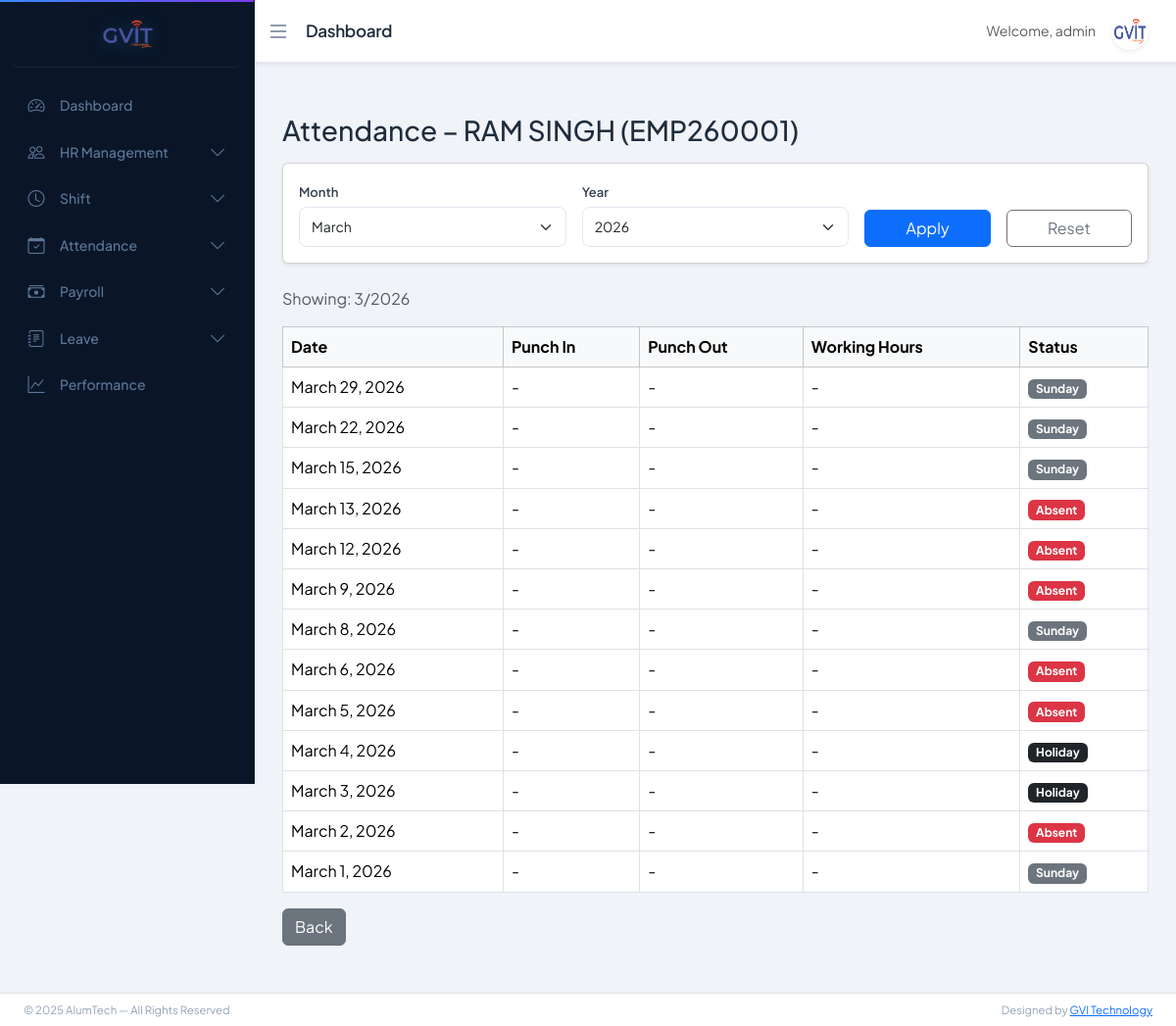
Screenshot of /dashboard/attendance/employee/4/ (signed in) with the database file from the repository.
### app/models.py (models this page shows, shortened)
class Employee(models.Model):
    BLOOD_GROUP_CHOICES = [
        ('A+', 'A+'), ('A-', 'A-'),
        ('B+', 'B+'), ('B-', 'B-'),
        ('O+', 'O+'), ('O-', 'O-'),
        ('AB+', 'AB+'), ('AB-', 'AB-'),
    ]
    BACHELOR_CHOICES = [
        ('BCom', 'B.Com'),
        ('BSc', 'B.Sc'),
        ('BA', 'B.A'),
        ('BTech', 'B.Tech'),
    ]
    MASTER_CHOICES = [
        ('MCom', 'M.Com'),
        ('MSc', 'M.Sc'),
        ('MA', 'M.A'),
        ('MTech', 'M.Tech'),
    ]
    first_name = models.CharField(max_length=50)
    middle_name = models.CharField(max_length=50, blank=True)
    last_name = models.CharField(max_length=50)
    gender = models.CharField(max_length=10,choices=[('Male','Male'),('Female','Female'),('Other','Other')])
    blood_group = models.CharField(max_length=10, choices=BLOOD_GROUP_CHOICES, blank=True, null=True)
    date_of_birth = models.DateField(null=True, blank=True)
    father_name = models.CharField(max_length=100, blank=True)
    mother_name = models.CharField(max_length=100, blank=True)
    user = models.OneToOneField(User, on_delete=models.CASCADE, null=True, blank=True, related_name='employee_profile')
    email = models.EmailField(unique=True)
    contact_no = models.CharField(max_length=15)
    emergency_contact = models.CharField(max_length=15)
    address = models.TextField(blank=True, null=True)
    permanent_address = models.TextField(blank=True, null=True)
    bachelor_degree = models.CharField(max_length=10, choices=BACHELOR_CHOICES, blank=True, null=True)
    master_degree = models.CharField(max_length=10, choices=MASTER_CHOICES, blank=True, null=True)
    employee_id = models.CharField(max_length=20, unique=True)
    role = models.CharField(
    max_length=20,
    choices=[
        ('HR','HR'),
        ('ACCOUNTS','Accounts'),
        ('EMPLOYEE','Employee')
    ],
    default='EMPLOYEE'
)
    department = models.ForeignKey(Department, on_delete=models.PROTECT)
    designation = models.ForeignKey(Designation, on_delete=models.PROTECT)
    date_of_joining = models.DateField(blank=True, null=True)
    photo = models.ImageField(upload_to='employees/', blank=True, null=True)
    pan_no = models.CharField(max_length=10,blank=True,null=True)
    Aadhar_no = models.CharField(max_length=12,blank=True,null=True)
    Bank_name = models.CharField(max_length=50,blank=True,null=True)
    acc_no = models.CharField(max_length=15,blank=True,null=True)
    ifsc_no = models.CharField(max_length=15,blank=True,null=True)
    branch_name = models.CharField(max_length=50,blank=True,null=True)
    is_active = models.BooleanField(default=True)
    created_at = models.DateTimeField(auto_now_add=True)
    lwp_balance = models.IntegerField(default=0)
    generated_at = models.DateField(blank=True, null=True)
    created_by = models.ForeignKey(User, on_delete=models.SET_NULL, null=True, blank=True, related_name='created_employees')
    def full_name(self):
        return f"{self.first_name} {self.middle_name} {self.last_name}".strip()

class Attendance(models.Model):
    employee = models.ForeignKey(
        Employee,
        on_delete=models.CASCADE,
        related_name="attendance_records"
    )
    date = models.DateField(default=timezone.localdate)
    punch_in = models.DateTimeField(null=True, blank=True)
    punch_out = models.DateTimeField(null=True, blank=True)
    working_hours = models.DecimalField(
        max_digits=5,
        decimal_places=2,
        null=True,
        blank=True
    )
    status = models.CharField(
        max_length=20,
        choices=[
            ('Present', 'Present'),
            ('Late', 'Late'),
            ('Half Day', 'Half Day'),
            ('LWP', 'Leave With Pay'),
            ('Leave', 'Leave'),
            ('Holiday', 'Holiday'),
            ('Absent', 'Absent'),
        ],
        default='Absent'
    )
    is_processed = models.BooleanField(default=False)
    class Meta:
        ordering = ['-date']
        unique_together = ('employee', 'date')

class Holiday(models.Model):
    name = models.CharField(max_length=100)
    date = models.DateField(unique=True)

### app/views.py (the view, shortened to what this page needs)
# urls.py: path('dashboard/attendance/employee/<int:emp_id>/',views.admin_employee_attendance_detail,name='admin_employee_attendance_detail'),
@staff_member_required
def admin_employee_attendance_detail(request, emp_id):
    employee = get_object_or_404(Employee, id=emp_id)
    today = date.today()
    selected_month = request.GET.get("month")
    selected_year = request.GET.get("year")
    if selected_month and selected_year:
        month = int(selected_month)
        year = int(selected_year)
    else:
        month = today.month
        year = today.year
    start_date = date(year, month, 1)
    end_date = date(year, month, calendar.monthrange(year, month)[1])
    attendances = Attendance.objects.filter(
        employee=employee,
        date__range=(start_date, end_date)
    )
    leaves = Leave.objects.filter(
        employee=employee,
        status="Approved",
        start_date__lte=end_date,
        end_date__gte=start_date
    )
    holidays = Holiday.objects.filter(
        date__range=(start_date, end_date)
    )
    rows = {}
    for att in attendances:
        rows[att.date] = {
            'date': att.date,
            'punch_in': att.punch_in,
            'punch_out': att.punch_out,
            'working_hours': att.working_hours,
            'status': att.status
        }
    for holiday in holidays:
        if holiday.date not in rows:
            rows[holiday.date] = {
                'date': holiday.date,
                'punch_in': None,
                'punch_out': None,
                'working_hours': None,
                'status': 'Holiday'
            }
    current = start_date
    while current <= end_date:
        if current.weekday() == 6 and current not in rows:
            rows[current] = {
                'date': current,
                'punch_in': None,
                'punch_out': None,
                'working_hours': None,
                'status': 'Sunday'
            }
        current += timedelta(days=1)
    history = sorted(rows.values(), key=lambda x: x['date'], reverse=True)
    return render(
        request,
        'admin/attendance/employee_attendance_detail.html',
        {
            'employee': employee,
            'history': history,
            'selected_month': str(month),
            'selected_year': str(year),
            'months': list(enumerate(calendar.month_name))[1:],
            'years': range(2023, today.year + 2),
        }
    )

### templates/admin/attendance/employee_attendance_detail.html
{% extends 'base_dashboard.html' %}
{% block content %}
<h3 class="mb-3">
  Attendance – {{ employee.full_name }} ({{ employee.employee_id }})
</h3>
<form method="get" class="card p-3 mb-4 shadow-sm">
  <div class="row g-3 align-items-end">
    <div class="col-md-4">
      <label class="form-label">Month</label>
      <select name="month" class="form-select">
        {% for m, name in months %}
        <option value="{{ m }}"
          {% if selected_month == m|stringformat:"s" %}selected{% endif %}>
          {{ name }}
        </option>
        {% endfor %}
      </select>
    </div>
    <div class="col-md-4">
      <label class="form-label">Year</label>
      <select name="year" class="form-select">
        {% for y in years %}
        <option value="{{ y }}"
          {% if selected_year == y|stringformat:"s" %}selected{% endif %}>
          {{ y }}
        </option>
        {% endfor %}
      </select>
    </div>
    <div class="col-md-2">
      <button type="submit" class="btn btn-primary w-100">
        Apply
      </button>
    </div>
    <div class="col-md-2">
      <a href="?" class="btn btn-outline-secondary w-100">
        Reset
      </a>
    </div>
  </div>
</form>
<p class="text-muted">
  Showing: {{ selected_month }}/{{ selected_year }}
</p>
<table class="table table-bordered">
  <thead class="table-light">
    <tr>
      <th>Date</th>
      <th>Punch In</th>
      <th>Punch Out</th>
      <th>Working Hours</th>
      <th>Status</th>
    </tr>
  </thead>
  <tbody>
    {% for a in history %}
    <tr>
      <td>{{ a.date }}</td>
      <td>{{ a.punch_in|date:"d M Y, h:i A"|default:"-" }}</td>
      <td>{{ a.punch_out|date:"d M Y, h:i A"|default:"-" }}</td>
      <td>
        {% if a.working_hours %}
          {{ a.working_hours }} hrs
        {% else %}
          -
        {% endif %}
      </td>
      <td>
        <span class="badge
          {% if a.status == 'Present' %}bg-success
          {% elif a.status == 'Late' %}bg-warning text-dark
          {% elif a.status == 'Half Day' %}bg-secondary
          {% elif a.status == 'Absent' %}bg-danger
          {% elif a.status == 'Leave' %}bg-info text-dark
          {% elif a.status == 'LWP' %}bg-primary
          {% elif a.status == 'Sunday' %}bg-secondary
          {% elif a.status == 'Holiday' %}bg-dark
          {% else %}bg-light text-dark{% endif %}">
          {{ a.status }}
        </span>
      </td>
    </tr>
    {% empty %}
    <tr>
      <td colspan="5" class="text-center">No attendance records</td>
    </tr>
    {% endfor %}
  </tbody>
</table>
<a href="{% url 'admin_employee_attendance_list' %}" class="btn btn-secondary">
  Back
</a>
{% endblock %}

### templates/base_dashboard.html (shortened to what this page needs)
{% load static %}
<!doctype html>
<html lang="en">
<head>
<link href="https://cdn.jsdelivr.net/npm/bootstrap@5.3.2/dist/css/bootstrap.min.css" rel="stylesheet">
<link href="https://cdn.jsdelivr.net/npm/bootstrap-icons@1.11.3/font/bootstrap-icons.css" rel="stylesheet">
<link rel="stylesheet" href="{% static 'css/dashboard_style.css' %}">
</head>
<body>
{% if request.user.is_superuser %}
    {% include "includes/sidebar_admin.html" %}
{% elif request.user.employee_profile.role == "HR" %}
    {% include "includes/sidebar_hr.html" %}
{% elif request.user.employee_profile.role == "ACCOUNTS" %}
    {% include "includes/sidebar_accounts.html" %}
{% else %}
    {% include "includes/sidebar_employee.html" %}
{% endif %}
<nav class="navbar navbar-expand-lg navbar-custom shadow-sm" id="navbar">
    <div class="container-fluid">
        <button class="toggle-btn border-0 bg-transparent p-0"
                id="sidebarToggleBtn"
                aria-label="Toggle sidebar"
                aria-expanded="true"
                aria-controls="sidebar">
            <i class="bi bi-list fs-4"></i>
        </button>
        <span class="navbar-brand ms-3 fw-semibold">
            {% block page_title %}Dashboard{% endblock %}
        </span>
        <div class="ms-auto d-flex align-items-center gap-3 me-3">
            <span class="text-muted small">
                Welcome, {{ request.user.username }}
            </span>
            <div class="dropdown">
                <a href="#"
                   class="dropdown-toggle profile-toggle"
                   data-bs-toggle="dropdown"
                   aria-label="User profile menu"
                   aria-haspopup="true"
                   aria-expanded="false">
                    <img src="{% static 'images/gvit.png' %}"
                         width="38"
                         height="38"
                         class="rounded-circle shadow-sm"
                         alt="Profile picture">
                </a>
            </div>
        </div>
    </div>
</nav>
<div class="content mt-4 pb-5" id="content">
    {% block content %}{% endblock %}
</div>
<footer id="footer" class="bg-secondary border-top mt-auto">
    <div class="container-fluid px-4">
        <div class="row align-items-center py-2">
            <div class="col-md-6 small">
                © 2025 AlumTech — All Rights Reserved
            </div>
            <div class="col-md-6 text-md-end small">
                Designed by
                <a href="https://www.gvitechnology.com/" target="_blank">
                    GVI Technology
                </a>
            </div>
        </div>
    </div>
</footer>
</body>
</html>

### static/css/dashboard_style.css (style rules this page uses)
:root { --sidebar-width: 260px; --sidebar-collapsed: 72px; --navbar-height: 64px; --sidebar-bg: #0a1628; --sidebar-surface: #111f38; --sidebar-border: rgba(255,255,255,0.06); --sidebar-active-glow: rgba(56, 139, 253, 0.15); --accent: #388bfd; --accent-soft: rgba(56, 139, 253, 0.18); --accent-glow: 0 0 20px rgba(56, 139, 253, 0.35); --text-primary: #e6edf3; --text-muted: #5d7799; --text-faint: #374a63; --bg-page: #f0f3f8; --surface: #ffffff; --border: #e4e9f0; --shadow-sm: 0 1px 3px rgba(0,0,0,0.06), 0 1px 2px rgba(0,0,0,0.04); --shadow-md: 0 4px 16px rgba(0,0,0,0.08); --radius: 12px; --transition: all 0.3s cubic-bezier(0.4, 0, 0.2, 1); }
*, *::before, *::after { box-sizing: border-box; }
body { overflow-x: hidden; background: var(--bg-page); font-family: 'Plus Jakarta Sans', 'Segoe UI', sans-serif; color: #1e2d3d; -webkit-font-smoothing: antialiased; }
.navbar-custom { background: var(--surface); border-bottom: 1px solid var(--border); margin-left: var(--sidebar-width); height: var(--navbar-height); transition: var(--transition); display: flex; align-items: center; box-shadow: var(--shadow-sm); position: sticky; top: 0; z-index: 999; }
.navbar-brand { font-weight: 700; font-size: 17px; color: #1e2d3d; letter-spacing: -0.3px; }
.toggle-btn { font-size: 20px; cursor: pointer; color: #64748b; transition: var(--transition); padding: 6px; border-radius: 8px; line-height: 1; }
.profile-toggle img { cursor: pointer; border: 2px solid transparent; border-radius: 50%; transition: var(--transition); }
.profile-toggle::after { display: none !important; }
.profile-toggle { padding: 0; }
.content { margin-left: var(--sidebar-width); padding: 28px; padding-bottom: 90px; transition: var(--transition); min-height: calc(100vh - var(--navbar-height)); }
#footer { left: var(--sidebar-width); transition: var(--transition); background: var(--surface) !important; border-top: 1px solid var(--border); font-size: 13px; color: #94a3b8; }
.form-label { margin-bottom: 5px; font-weight: 600; font-size: 13px; color: #374151; }
.form-control, .form-select { border-color: #e2e8f0; border-radius: 8px; font-size: 14px; padding: 9px 12px; transition: var(--transition); }
#content { animation: pageFadeIn 0.3s ease forwards; }

### rows the page displays
Employee: full_name "RAM SINGH", employee_id "EMP260001"
Attendance: date "March 13, 2026", status "Absent"
Attendance: date "March 12, 2026", status "Absent"
Attendance: date "March 9, 2026", status "Absent"
Attendance: date "March 6, 2026", status "Absent"
Attendance: date "March 5, 2026", status "Absent"
Holiday: date "March 4, 2026"
Holiday: date "March 3, 2026"
Attendance: date "March 2, 2026", status "Absent"

### other values shown
{{ request.user.username }} "admin"
{{ selected_month }} "3"
{{ selected_year }} "2026"
{{ a.date }} "March 29, 2026" "March 22, 2026" "March 15, 2026" "March 8, 2026" "March 1, 2026"
{{ a.punch_in|date:"d M Y, h:i A"|default:"-" }} "-" "-" "-" "-" "-" "-" "-" "-" "-" "-" "-" "-" "-"
{{ a.punch_out|date:"d M Y, h:i A"|default:"-" }} "-" "-" "-" "-" "-" "-" "-" "-" "-" "-" "-" "-" "-"
{{ a.status }} "Sunday" "Sunday" "Sunday" "Sunday" "Holiday" "Holiday" "Sunday"
form field month "March"
form field year "2026"
